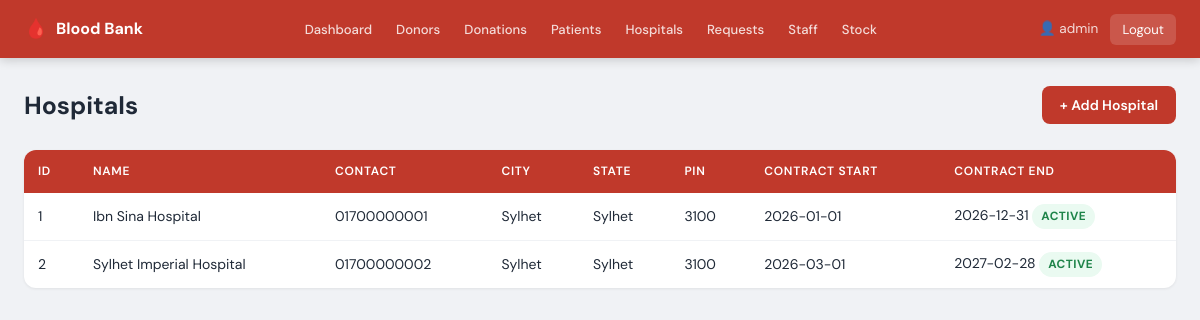
The page /view_hospitals.php (signed in) on the database its author committed.
### tables this page shows
CREATE TABLE `contract` (
  `Contract_ID` INT  NOT NULL AUTO_INCREMENT,
  `Hospital_ID` INT  DEFAULT NULL,
  `Start_Date`  DATE DEFAULT NULL,
  `End_Date`    DATE DEFAULT NULL,
  PRIMARY KEY (`Contract_ID`),
  KEY `fk_con_hospital` (`Hospital_ID`),
  CONSTRAINT `fk_con_hospital` FOREIGN KEY (`Hospital_ID`) REFERENCES `hospital` (`Hospital_ID`) ON DELETE CASCADE
);

CREATE TABLE `hospital` (
  `Hospital_ID` INT          NOT NULL AUTO_INCREMENT,
  `Name`        VARCHAR(150) NOT NULL,
  `Contact`     VARCHAR(25)  DEFAULT NULL,
  `Street`      VARCHAR(255) DEFAULT NULL,
  `City`        VARCHAR(100) DEFAULT NULL,
  `State`       VARCHAR(100) DEFAULT NULL,
  `PIN_Code`    VARCHAR(10)  DEFAULT NULL,
  PRIMARY KEY (`Hospital_ID`)
);

### view_hospitals.php (the view, shortened to what this page needs)
<?php
include 'config.php';
$result = mysqli_query($conn,"SELECT h.*, c.Start_Date, c.End_Date FROM hospital h LEFT JOIN contract c ON h.Hospital_ID=c.Hospital_ID ORDER BY h.Name");
?>
<!DOCTYPE html><html lang="en"><head><meta charset="UTF-8"><meta name="viewport" content="width=device-width,initial-scale=1.0"><title>Hospitals</title><link rel="stylesheet" href="style.css"></head><body>
<?php include 'navbar.php'; ?>
<div class="container">
    <div class="page-header"><h1>Hospitals</h1><a href="add_hospital.php" class="btn btn-primary">+ Add Hospital</a></div>
    <table><thead><tr><th>ID</th><th>Name</th><th>Contact</th><th>City</th><th>State</th><th>PIN</th><th>Contract Start</th><th>Contract End</th></tr></thead>
    <tbody>
    <?php $n=0; while($r=mysqli_fetch_assoc($result)): $n++;
        $active = $r['End_Date'] && strtotime($r['End_Date']) >= time();
    ?>
    <tr>
        <td><?php echo $r['Hospital_ID']; ?></td>
        <td><?php echo htmlspecialchars($r['Name']); ?></td>
        <td><?php echo htmlspecialchars($r['Contact']); ?></td>
        <td><?php echo htmlspecialchars($r['City']); ?></td>
        <td><?php echo htmlspecialchars($r['State']); ?></td>
        <td><?php echo htmlspecialchars($r['PIN_Code']); ?></td>
        <td><?php echo $r['Start_Date'] ?? '—'; ?></td>
        <td><?php echo $r['End_Date'] ? $r['End_Date'].' '.($active?'<span class="stag s-ok">Active</span>':'<span class="stag s-critical">Expired</span>') : '—'; ?></td>
    </tr>
    <?php endwhile; if($n===0): ?><tr><td colspan="8" class="empty">No hospitals registered.</td></tr><?php endif; ?>
    </tbody></table>
</div></body></html>

### style.css (style rules this page uses)
:root { --red: #c0392b; --red-dark: #922b21; --red-light: #fdf0ef; --green: #1e8449; --green-light:#eafaf1; --orange: #d35400; --orange-light:#fdf2e9; --blue: #1a5276; --blue-light: #eaf0f6; --gray-50: #f8f9fa; --gray-100: #f0f2f5; --gray-200: #e1e4e8; --gray-400: #9ca3af; --gray-600: #4b5563; --gray-800: #1f2937; --white: #ffffff; --shadow-sm: 0 1px 3px rgba(0,0,0,.07); --shadow-md: 0 4px 18px rgba(0,0,0,.10); --radius: 8px; --radius-lg: 12px; }
*,*::before,*::after { box-sizing:border-box;margin:0;padding:0 }
body { font-family:'DM Sans',sans-serif;background:var(--gray-100);color:var(--gray-800);line-height:1.6;min-height:100vh }
a { text-decoration:none;color:inherit }
.container { max-width:1200px;margin:0 auto;padding:28px 24px 52px }
.page-header { display:flex;align-items:flex-start;justify-content:space-between;margin-bottom:24px }
.page-header h1 { font-size:1.55rem;font-weight:700 }
.btn { display:inline-flex;align-items:center;gap:6px;padding:8px 18px;border-radius:var(--radius);font-family:inherit;font-size:.875rem;font-weight:600;cursor:pointer;border:none;transition:filter .15s,transform .1s }
.btn-primary { background:var(--red);color:#fff }
table { width:100%;border-collapse:collapse;background:var(--white);border-radius:var(--radius-lg);overflow:hidden;box-shadow:var(--shadow-sm) }
thead tr { background:var(--red) }
th { padding:12px 14px;color:#fff;font-size:.75rem;font-weight:600;text-transform:uppercase;letter-spacing:.06em;text-align:left }
td { padding:11px 14px;font-size:.875rem;border-bottom:1px solid var(--gray-100);vertical-align:middle }
tbody tr:last-child td { border-bottom:none }
.stag { display:inline-block;font-size:.74rem;font-weight:700;padding:3px 9px;border-radius:20px;text-transform:uppercase;letter-spacing:.04em }
.s-ok { background:var(--green-light);color:var(--green) }

### rows shown on the page
contract: Hospital_ID.Hospital_ID "1", Hospital_ID.Name "Ibn Sina Hospital", Hospital_ID.Contact "01700000001", Hospital_ID.City "Sylhet", Hospital_ID.State "Sylhet", Hospital_ID.PIN_Code "3100", Start_Date "2026-01-01", End_Date "2026-12-31", shows "ACTIVE"
contract: Hospital_ID.Hospital_ID "2", Hospital_ID.Name "Sylhet Imperial Hospital", Hospital_ID.Contact "01700000002", Hospital_ID.City "Sylhet", Hospital_ID.State "Sylhet", Hospital_ID.PIN_Code "3100", Start_Date "2026-03-01", End_Date "2027-02-28", shows "ACTIVE"

### other values the page prints
$_SESSION['admin'] "admin"
